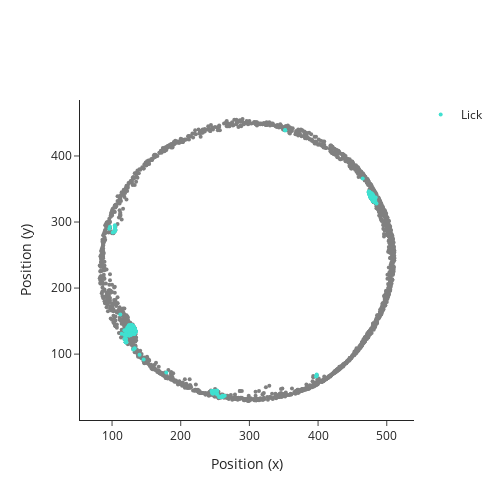

This figure's notebook cell:
### Code cell
fig = pf.plot_circle_position(behav, title='', x_title='Position (x)', y_title='Position (y)')
fig.show()

### Figure 1 — Plotly figure (JSON) as saved in the notebook; plotly's stock layout.template omitted (floating-point values rounded to 4 significant figures; data arrays with more than 128 entries replaced by an {"elided": "..."} marker saying what was removed)
{"data": [{"marker": {"color": "grey", "size": 4}, "mode": "markers", "showlegend": false, "type": "scatter", "x": {"elided": "3115 int values"}, "y": {"elided": "3115 int values"}}, {"marker": {"color": "turquoise", "size": 4}, "mode": "markers", "name": "Lick", "type": "scatter", "x": {"elided": "1647 int values"}, "y": {"elided": "1647 int values"}}], "layout": {"height": 500, "title": {"text": "", "x": 0.5, "xanchor": "center", "y": 0.9, "yanchor": "top"}, "width": 500, "xaxis": {"title": {"text": "Position (x)"}}, "yaxis": {"title": {"text": "Position (y)"}}}}
